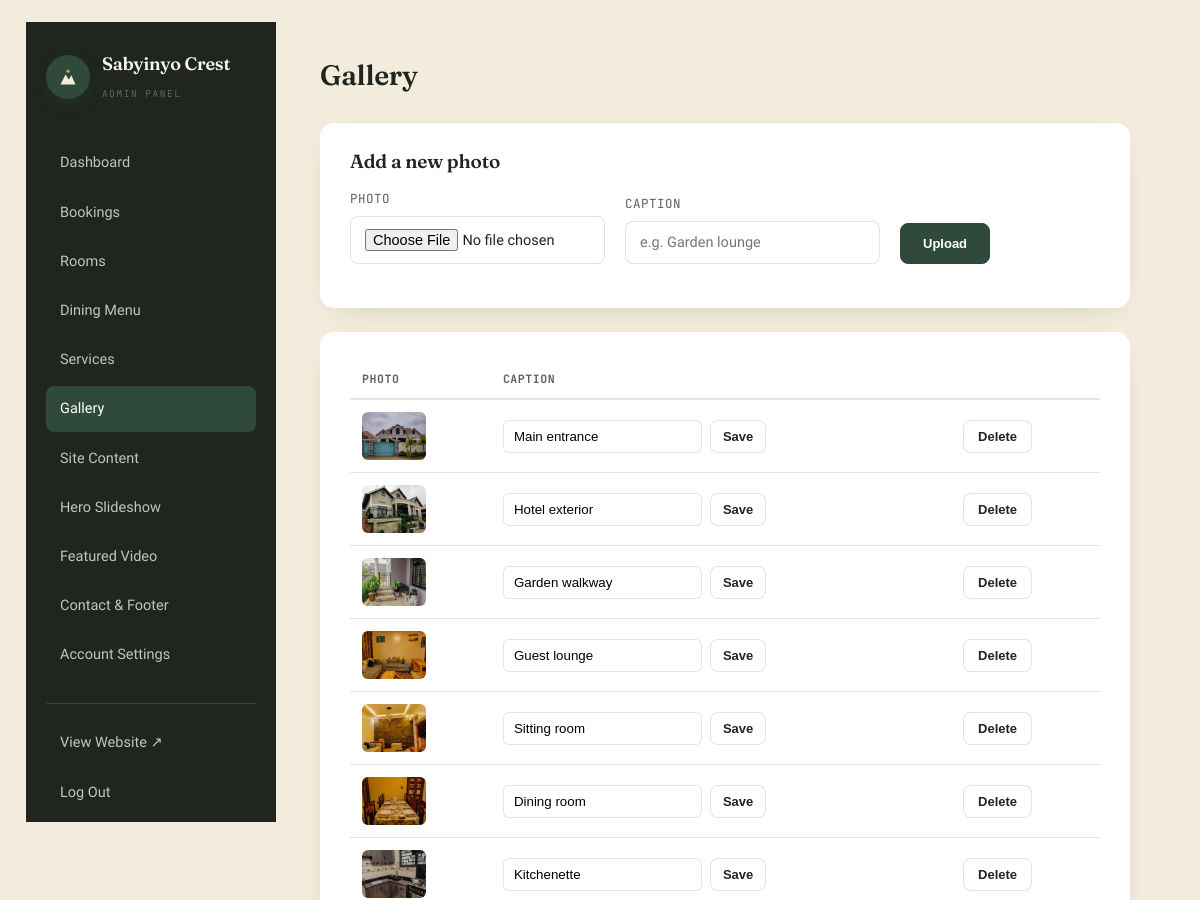
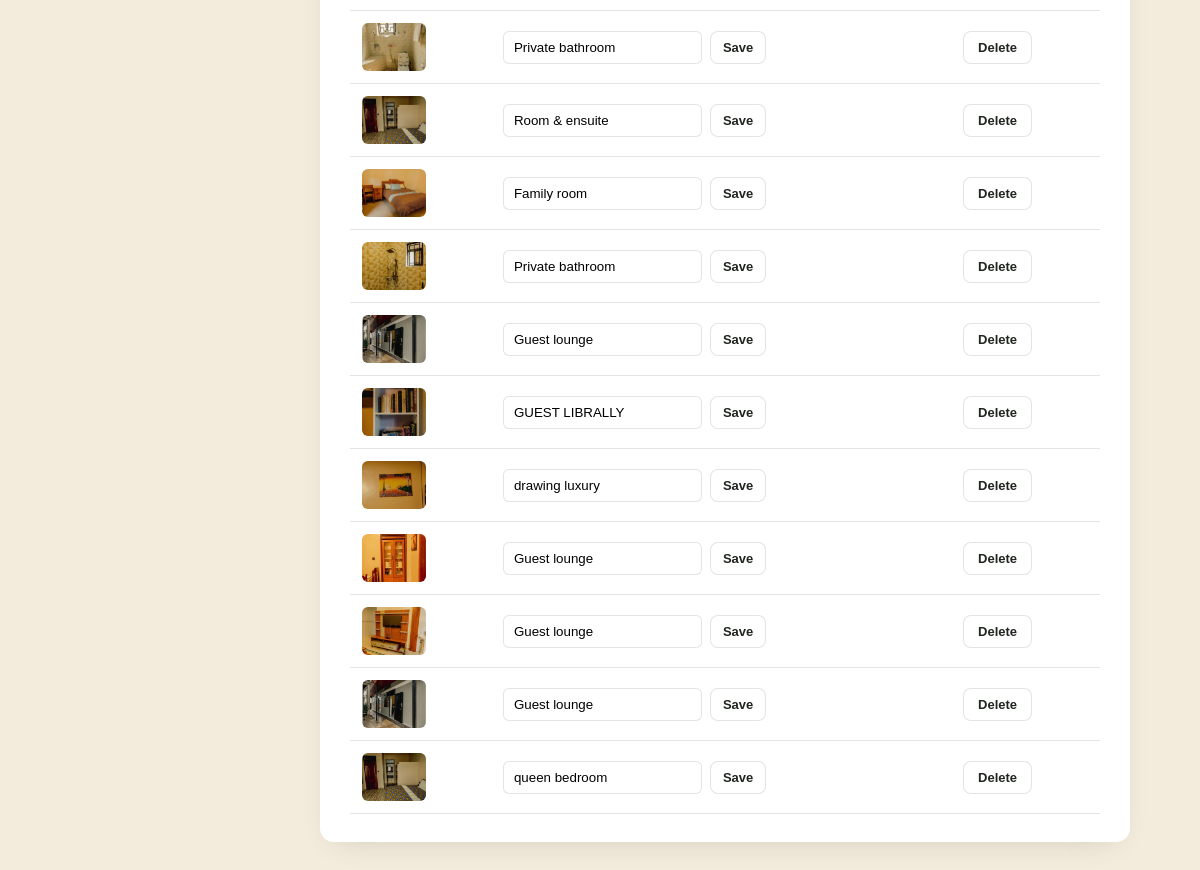
Screenshot of /admin/gallery.php (signed in) with the database file from the repository (2 pictures, top to bottom).
### tables this page shows
CREATE TABLE `settings` (
  `id` int(11) NOT NULL DEFAULT 1,
  `brand_name` varchar(120) NOT NULL DEFAULT 'Sabyinyo Crest',
  `tagline` varchar(160) NOT NULL DEFAULT 'Cyuve, Musanze · Rwanda',
  `hero_title` varchar(255) NOT NULL DEFAULT 'Adventure begins just <em>outside your room</em>',
  `hero_subtitle` text DEFAULT NULL,
  `hero_image` varchar(255) DEFAULT 'assets/img/exterior_balcony_day.jpg',
  `welcome_body1` text DEFAULT NULL,
  `welcome_body2` text DEFAULT NULL,
  `testimonial_quote` varchar(500) DEFAULT NULL,
  `testimonial_image` varchar(255) DEFAULT 'assets/img/lounge_brickwall_tv.jpg',
  `footer_blurb` varchar(400) DEFAULT NULL,
  `reception_phone` varchar(40) DEFAULT '+250 791 330 698',
  `manager_phone` varchar(40) DEFAULT '+250 795 360 707',
  `whatsapp` varchar(20) DEFAULT '250791330698',
  `email` varchar(150) DEFAULT 'comforthotel10@gmail.com',
  `address` varchar(200) DEFAULT 'Cyuve, Musanze, Rwanda',
  `map_query` varchar(200) DEFAULT 'Sabyinyo Crest, Cyuve, Musanze, Rwanda',
  `facebook` varchar(255) DEFAULT '#',
  `twitter` varchar(255) DEFAULT '#',
  `instagram` varchar(255) DEFAULT '#',
  `reviews_count` int(11) DEFAULT 0,
  `reviews_url` varchar(255) DEFAULT '#',
  `video_enabled` tinyint(1) DEFAULT 0,
  `video_source` enum('upload','youtube') DEFAULT 'upload',
  `video_file` varchar(255) DEFAULT NULL,
  `video_youtube_id` varchar(50) DEFAULT NULL,
  `video_title` varchar(150) DEFAULT 'A Look Inside',
  `video_caption` varchar(300) DEFAULT 'Our guests, our team, and a taste of the Sabyinyo Crest experience.',
  `updated_at` datetime DEFAULT current_timestamp() ON UPDATE current_timestamp(),
  `dining_hero_image` varchar(255) DEFAULT 'assets/img/dining_formal_set.jpg'
);

CREATE TABLE `gallery` (
  `id` int(11) NOT NULL,
  `image` varchar(255) NOT NULL,
  `caption` varchar(150) DEFAULT NULL,
  `sort_order` int(11) DEFAULT 0
);

### includes/db.php (called while the page is built, shortened)
<?php
function db(): PDO {
    static $pdo = null;
    if ($pdo === null) {
        $dsn = 'mysql:host=' . DB_HOST . ';dbname=' . DB_NAME . ';charset=' . DB_CHARSET;
        try {
            $pdo = new PDO($dsn, DB_USER, DB_PASS, [
                PDO::ATTR_ERRMODE            => PDO::ERRMODE_EXCEPTION,
                PDO::ATTR_DEFAULT_FETCH_MODE => PDO::FETCH_ASSOC,
                PDO::ATTR_EMULATE_PREPARES   => false,
            ]);
        } catch (PDOException $e) {
            http_response_code(500);
            die('Database connection failed. Please check config.php and make sure the database has been imported (see db.sql). Details: ' . htmlspecialchars($e->getMessage()));
        }
    }
    return $pdo;
}

### includes/functions.php (called while the page is built, shortened)
<?php
function e(?string $str): string {
    return htmlspecialchars($str ?? '', ENT_QUOTES, 'UTF-8');
}
function get_settings(): array {
    static $settings = null;
    if ($settings === null) {
        $stmt = db()->query('SELECT * FROM settings WHERE id = 1 LIMIT 1');
        $settings = $stmt->fetch() ?: [];
    }
    return $settings;
}
function get_gallery(): array {
    return db()->query('SELECT * FROM gallery ORDER BY sort_order ASC, id ASC')->fetchAll();
}
function img_src(?string $path): string {
    return e($path);
}

### admin/gallery.php (the view, shortened to what this page needs)
<?php
$gallery = get_gallery();
$activeTab = 'gallery';
require __DIR__ . '/includes/header.php';
?>
<div class="admin-topbar"><h1>Gallery</h1></div>
<div class="admin-card">
  <h3 style="font-family:'Fraunces',serif; font-size:19px; margin-bottom:16px;">Add a new photo</h3>
  <form method="post" enctype="multipart/form-data" class="admin-form">
    <div class="form-row" style="align-items:flex-end;">
      <div class="field" style="flex:2;">
        <label>Photo</label>
        <input type="file" name="image" accept="image/jpeg,image/png,image/webp" required>
      </div>
      <div class="field" style="flex:2;">
        <label>Caption</label>
        <input type="text" name="caption" placeholder="e.g. Garden lounge">
      </div>
      <div class="field" style="flex:0 0 auto;">
        <button type="submit" class="abtn primary" style="padding:12px 22px;">Upload</button>
      </div>
    </div>
  </form>
</div>
<div class="admin-card">
  <?php if (!$gallery): ?>
    <div class="empty-state">No gallery photos yet — add one above.</div>
  <?php else: ?>
  <table class="admin-table">
    <thead><tr><th>Photo</th><th>Caption</th><th></th></tr></thead>
    <tbody>
      <?php foreach ($gallery as $g): ?>
      <tr>
        <td><img src="../<?= img_src($g['image']) ?>" alt=""></td>
        <td>
          <form method="post" style="display:flex; gap:8px; align-items:center;">
            <input type="text" name="caption" value="<?= e($g['caption']) ?>" style="padding:8px 10px; border-radius:6px; border:1px solid var(--line);">
            <button type="submit" class="abtn" style="padding:8px 12px;">Save</button>
          </form>
        </td>
        <td>
          <form method="post" action="gallery_delete.php">
            <button type="submit" class="abtn danger" data-confirm="Remove this photo from the gallery?">Delete</button>
          </form>
        </td>
      </tr>
      <?php endforeach; ?>
    </tbody>
  </table>
  <?php endif; ?>
</div>
<?php require __DIR__ . '/includes/footer.php'; ?>

### admin/includes/header.php (shortened to what this page needs)
<?php
$settings = get_settings();
?>
<!DOCTYPE html>
<html lang="en">
<head>
<link rel="stylesheet" href="../assets/css/style.css">
</head>
<body class="admin-body">
<div class="admin-shell">
  <aside class="admin-sidebar">
    <div class="footer-brand" style="margin-bottom:2px;">
      <span class="brand-mark"><svg width="20" height="20" viewBox="0 0 24 24" fill="none"><path d="M3 21L9 9L13 15L16 10L21 21H3Z" fill="#F3ECDC"/><circle cx="12" cy="5" r="2" fill="#D6A13C"/></svg></span>
      <span>
        <span class="brand-name" style="display:block;"><?= e($settings['brand_name'] ?? '') ?></span>
        <span class="brand-sub">Admin Panel</span>
      </span>
    </div>
    <ul class="admin-nav">
      <li><a href="dashboard.php" class="<?= $activeTab==='dashboard'?'active':'' ?>">Dashboard</a></li>
      <li><a href="bookings.php" class="<?= $activeTab==='bookings'?'active':'' ?>">Bookings</a></li>
      <li><a href="rooms.php" class="<?= $activeTab==='rooms'?'active':'' ?>">Rooms</a></li>
      <li><a href="menu.php" class="<?= $activeTab==='menu'?'active':'' ?>">Dining Menu</a></li>
      <li><a href="services.php" class="<?= $activeTab==='services'?'active':'' ?>">Services</a></li>
      <li><a href="gallery.php" class="<?= $activeTab==='gallery'?'active':'' ?>">Gallery</a></li>
      <li><a href="content.php" class="<?= $activeTab==='content'?'active':'' ?>">Site Content</a></li>
      <li><a href="hero_slides.php" class="<?= $activeTab==='hero'?'active':'' ?>">Hero Slideshow</a></li>
      <li><a href="video.php" class="<?= $activeTab==='video'?'active':'' ?>">Featured Video</a></li>
      <li><a href="contact.php" class="<?= $activeTab==='contact'?'active':'' ?>">Contact & Footer</a></li>
      <li><a href="settings.php" class="<?= $activeTab==='settings'?'active':'' ?>">Account Settings</a></li>
    </ul>
    <ul class="admin-nav" style="margin-top:26px; border-top:1px solid rgba(251,248,241,0.12); padding-top:16px;">
      <li><a href="../index.php" target="_blank">View Website ↗</a></li>
      <li><a href="logout.php">Log Out</a></li>
    </ul>
  </aside>
  <main class="admin-main">

### admin/includes/footer.php (shortened to what this page needs)
  </main>
</div>
</body>
</html>

### assets/css/style.css (style rules this page uses)
:root { --ink:#20261F; --canopy:#2F4A3A; --canopy-light:#3E6350; --clay:#B75432; --clay-dark:#9A4327; --sand:#F3ECDC; --sand-deep:#E8DCC6; --marigold:#D6A13C; --mist:#8FA298; --paper:#FBF8F1; --ink-soft:rgba(32,38,31,0.72); --line:rgba(32,38,31,0.12); --shadow:0 20px 50px -20px rgba(32,38,31,0.35); --radius:14px; }
* { box-sizing:border-box; margin:0; padding:0; }
html { scroll-behavior:smooth; }
body { font-family:'Work Sans', sans-serif; background:var(--paper); color:var(--ink); line-height:1.6; -webkit-font-smoothing:antialiased; overflow-x:hidden; }
img { max-width:100%; display:block; }
h1,h2,h3,h4 { font-family:'Fraunces', serif; font-weight:600; line-height:1.12; letter-spacing:-0.01em; color:var(--ink); }
.brand-mark { width:44px; height:44px; border-radius:50%; background:var(--canopy); display:flex; align-items:center; justify-content:center; flex-shrink:0; box-shadow:0 6px 16px -6px rgba(47,74,58,0.6); }
.brand-name { font-family:'Fraunces', serif; font-weight:600; font-size:19px; letter-spacing:-0.01em; }
.brand-sub { font-family:'JetBrains Mono', monospace; font-size:9.5px; letter-spacing:0.16em; text-transform:uppercase; opacity:0.6; }
.footer-brand { display:flex; align-items:center; gap:12px; margin-bottom:18px; }
.footer-brand .brand-name { color:var(--paper); }
.field { margin-bottom:16px; }
.field label { display:block; font-size:12.5px; font-family:'JetBrains Mono',monospace; letter-spacing:.04em; text-transform:uppercase; color:var(--ink-soft); margin-bottom:7px; }
.field input, .field textarea, .field select { width:100%; padding:12px 14px; border-radius:8px; border:1.5px solid var(--line); font-family:'Work Sans',sans-serif; font-size:14.5px; background:#fff; color:var(--ink); }
.admin-body { padding:22px 26px; overflow-y:auto; flex:1; }
.admin-body { background:var(--sand); min-height:100vh; font-family:'Work Sans',sans-serif; }
.admin-shell { display:flex; min-height:100vh; }
.admin-sidebar { width:250px; background:var(--ink); color:rgba(251,248,241,0.82); flex-shrink:0; padding:28px 20px; position:sticky; top:0; height:100vh; overflow-y:auto; }
.admin-sidebar .brand-name { color:var(--paper); font-size:18px; }
.admin-sidebar .brand-sub { color:rgba(251,248,241,0.5); }
.admin-nav { list-style:none; margin-top:36px; }
.admin-nav li { margin-bottom:4px; }
.admin-nav a { display:flex; align-items:center; gap:10px; padding:11px 14px; border-radius:8px; color:rgba(251,248,241,0.75); text-decoration:none; font-size:14.5px; font-weight:500; transition:.2s; }
.admin-nav a.active { background:var(--canopy); color:#fff; }
.admin-main { flex:1; padding:38px 44px; max-width:1100px; }
.admin-topbar { display:flex; justify-content:space-between; align-items:center; margin-bottom:32px; flex-wrap:wrap; gap:14px; }
.admin-topbar h1 { font-family:'Fraunces',serif; font-size:28px; }
.admin-card { background:#fff; border-radius:14px; padding:28px 30px; box-shadow:0 10px 30px -18px rgba(32,38,31,0.25); margin-bottom:24px; }
.admin-table { width:100%; border-collapse:collapse; }
.admin-table th { text-align:left; font-family:'JetBrains Mono',monospace; font-size:11.5px; text-transform:uppercase; letter-spacing:.05em; color:var(--ink-soft); padding:10px 12px; border-bottom:2px solid var(--line); }
.admin-table td { padding:12px; border-bottom:1px solid var(--line); font-size:14.5px; vertical-align:middle; }
.admin-table img { width:64px; height:48px; object-fit:cover; border-radius:6px; }
.abtn { display:inline-flex; align-items:center; gap:6px; padding:8px 14px; border-radius:8px; font-size:13px; font-weight:600; text-decoration:none; border:1.5px solid var(--line); color:var(--ink); background:#fff; cursor:pointer; }
.abtn.primary { background:var(--canopy); color:#fff; border-color:var(--canopy); }
.admin-form .field { max-width:520px; }
.form-row { display:flex; gap:20px; flex-wrap:wrap; }
.form-row .field { flex:1; min-width:200px; }

### rows the page displays
settings: brand_name "Sabyinyo Crest"
gallery: image (picture), caption "Main entrance"
gallery: image (picture), caption "Hotel exterior"
gallery: image (picture), caption "Garden walkway"
gallery: image (picture), caption "Guest lounge"
gallery: image (picture), caption "Sitting room"
gallery: image (picture), caption "Dining room"
gallery: image (picture), caption "Kitchenette"
gallery: image (picture), caption "Private bathroom"
gallery: image (picture), caption "Room & ensuite"
gallery: image (picture), caption "Family room"
gallery: image (picture), caption "Private bathroom"
gallery: image (picture), caption "Guest lounge"
gallery: image (picture), caption "GUEST LIBRALLY"
gallery: image (picture), caption "drawing luxury"
gallery: image (picture), caption "Guest lounge"
gallery: image (picture), caption "Guest lounge"
gallery: image (picture), caption "Guest lounge"
gallery: image (picture), caption "queen bedroom"
